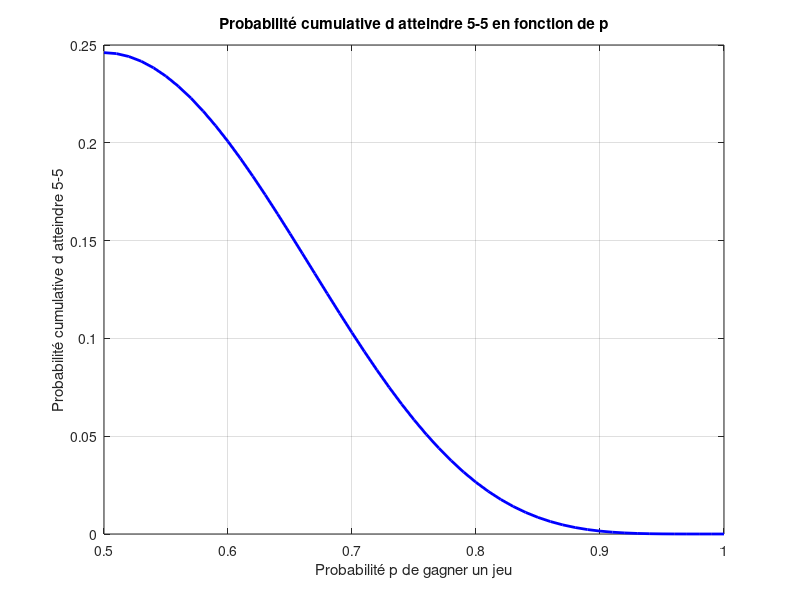

Reproduce this figure in MATLAB.
n = 41;
p_values = 0.5:0.01:1.0;
num_p = length(p_values);

% Initialisation du vecteur pour stocker les probabilités d'atteindre 5-5
prob_att_5_5 = zeros(size(p_values));
scores = [
    0, 0;  % S0
    1, 0;  % S1
    0, 1;  % S2
    2, 0;  % S3
    1, 1;  % S4
    0, 2;  % S5
    3, 0;  % S6
    2, 1;  % S7
    1, 2;  % S8
    0, 3;  % S9
    4, 0;  % S10
    3, 1;  % S11
    2, 2;  % S12
    1, 3;  % S13
    0, 4;  % S14
    5, 0;  % S15
    4, 1;  % S16
    3, 2;  % S17
    2, 3;  % S18
    1, 4;  % S19
    0, 5;  % S20
    5, 1;  % S21
    4, 2;  % S22
    3, 3;  % S23
    2, 4;  % S24
    1, 5;  % S25
    5, 2;  % S26
    4, 3;  % S27
    3, 4;  % S28
    2, 5;  % S29
    5, 3;  % S30
    4, 4;  % S31
    3, 5;  % S32
    5, 4;  % S33
    4, 5;  % S34
    5, 5;  % S35
    6, 5;  % S36
    5, 6;  % S37
    6, 6;  % S38
];

find_state = @(a, b) find(scores(:,1) == a & scores(:,2) == b);
for i = 1:num_p
    p = p_values(i);
    q = 1 - p;
    T = zeros(n, n);
    for j = 1:n - 2 
        current_score = scores(j, :);
        a = current_score(1);
        b = current_score(2);
        if (a >= 6 && a - b >= 2)
            T(n - 1, j) = 1;
            continue;
        elseif (b >= 6 && b - a >= 2)
            T(n, j) = 1;
            continue;
        end
        new_a = a + 1;
        new_b = b;
        if (new_a >= 6 && new_a - new_b >= 2)
            T(n - 1, j) = p;
        else
            next_state = find_state(new_a, new_b);
            if ~isempty(next_state)
                T(next_state, j) = p;
            end
        end
        new_a = a;
        new_b = b + 1;
        if (new_b >= 6 && new_b - new_a >= 2)
            T(n, j) = q;
        else
            next_state = find_state(new_a, new_b);
            if ~isempty(next_state)
                T(next_state, j) = q;
            end
        end
    end
    state_6_6 = find_state(6,6);
    if ~isempty(state_6_6)
        T(n - 1, state_6_6) = p;
        T(n, state_6_6) = q;
    end
    initial_state = zeros(n, 1);
    initial_state(1) = 1;
    
    % Progression étape par étape pour atteindre 5-5
    prob_intermediaire = initial_state;
    prob_5_5 = 0;
    for k = 1:100  % Parcourir les étapes
        prob_intermediaire = T * prob_intermediaire;
        prob_5_5 = prob_5_5 + prob_intermediaire(find_state(5, 5));
    end
    
    % Stocker la probabilité d'atteindre 5-5
    prob_att_5_5(i) = prob_5_5;
end

% Graphique de la probabilité d'atteindre 5-5 en fonction de p
figure;
plot(p_values, prob_att_5_5, 'b-', 'LineWidth', 2);
xlabel('Probabilité p de gagner un jeu');
ylabel('Probabilité cumulative d atteindre 5-5');
title('Probabilité cumulative d atteindre 5-5 en fonction de p');
grid on;
